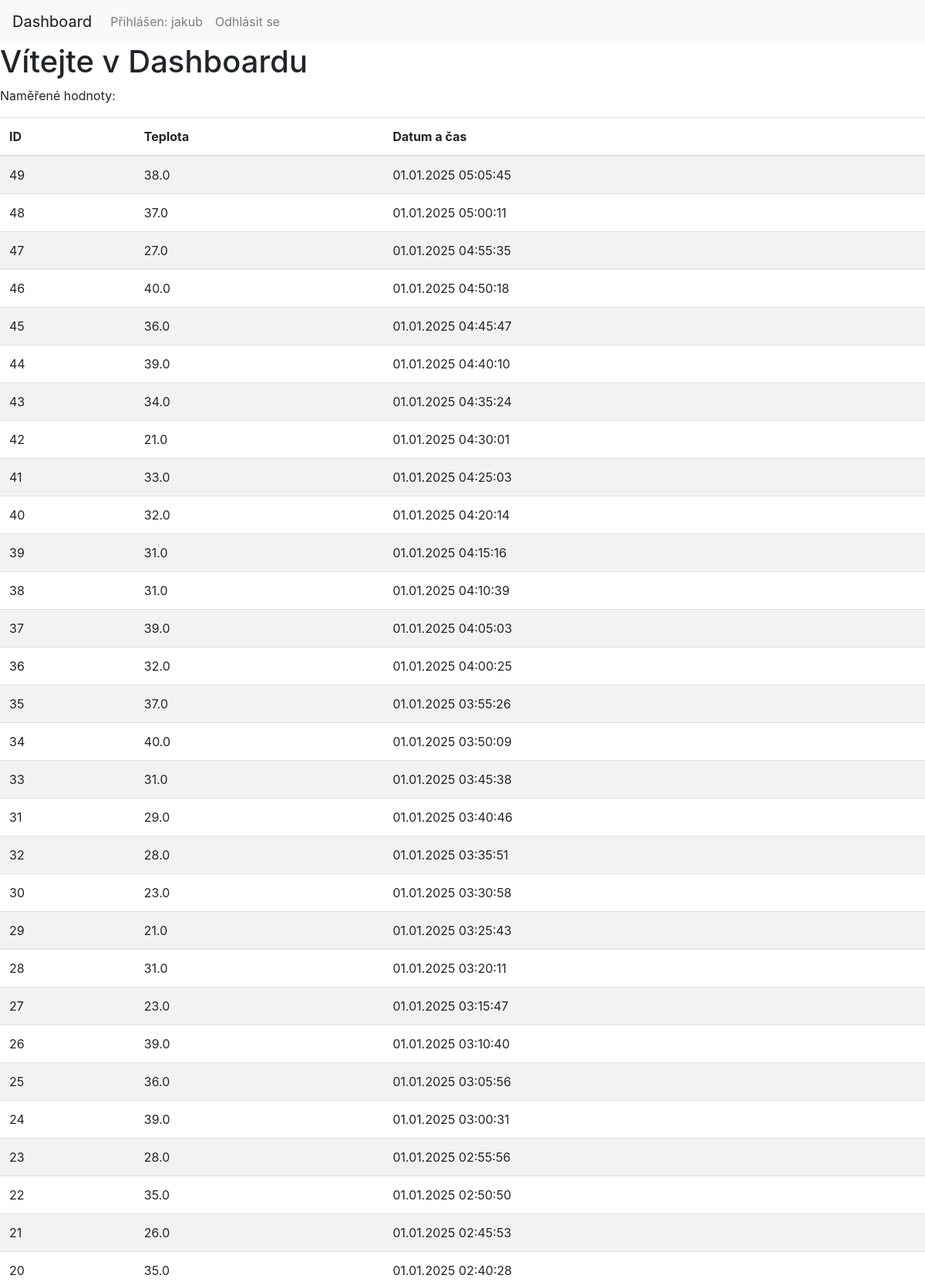
Screenshot of /dashboard?sort=desc (signed in, upper part) with the database file from the repository.
### database.py (models this page shows)
class User(db.Model, UserMixin):
    __tablename__ = 'Users'
    id = db.Column(db.Integer, primary_key=True)
    username = db.Column(db.String(50), unique=True, nullable=False)
    password = db.Column(db.String(50), nullable=False)

class Data(db.Model, UserMixin):
    __tablename__ = 'Data'
    id = db.Column(db.Integer, primary_key=True)
    temperature = db.Column(db.Float, nullable=False)
    created_at = db.Column(db.DateTime, default=datetime.utcnow())

### app.py (the view)
@app.route('/dashboard')
@login_required
def dashboard():
    sort_order = request.args.get('sort', 'asc').lower()
    if sort_order == 'desc':
        data = Data.query.order_by(Data.created_at.desc()).all()
    else:
        data = Data.query.order_by(Data.created_at.asc()).all()
    return render_template('dashboard.html', data=data)

### app.py (called while the page is built)
@login_manager.user_loader
def load_user(user_id):
    return User.query.get(int(user_id))

### templates/dashboard.html (shortened to what this page needs)
{% extends 'layout.html' %}
{% block content %}
<h1>Vítejte v Dashboardu</h1>
<p>Naměřené hodnoty:</p>
<table class="table table-striped">
  <thead>
    <tr>
      <th>ID</th>
      <th>Teplota</th>
      <th>Datum a čas</th>
    </tr>
  </thead>
  <tbody>
    {% for row in data %}
    <tr>
      <td>{{ row.id }}</td>
      <td>{{ row.temperature }}</td>
      <td>{{ row.created_at.strftime('%d.%m.%Y %H:%M:%S') }}</td>
    </tr>
    {% endfor %}
  </tbody>
</table>
{% endblock %}

### templates/layout.html (shortened to what this page needs)
<!DOCTYPE html>
<html lang="cs">
<head>
  <link rel="stylesheet" href="https://stackpath.bootstrapcdn.com/bootstrap/4.5.2/css/bootstrap.min.css">
</head>
<body>
  <nav class="navbar navbar-expand-lg navbar-light bg-light">
    <a href="{{ url_for('dashboard') }}" class="navbar-brand" href="/">
            Dashboard</a>
        <div class="collapse navbar-collapse">
            <ul class="navbar-nav">
                {% if current_user.is_authenticated %}
                  <li class="nav-item"><a class="nav-link" href="#">Přihlášen: {{ current_user.username }}</a></li>
                  <li class="nav-item"><a class="nav-link" href="{{ url_for('logout') }}">Odhlásit se</a></li>
                {% else %}
                  <li class="nav-item"><a class="nav-link" href="{{ url_for('login') }}">Přihlášení</a></li>
                  <li class="nav-item"><a class="nav-link" href="{{ url_for('register') }}">Registrace</a></li>
                {% endif %}
            </ul>
        </div>
  </nav>
  <div>
    {% block content %}{% endblock %}
  </div>
</body>
</html>

### rows the page displays
User: username "jakub"
Data: id "49", temperature "38.0", created_at "01.01.2025 05:05:45"
Data: id "48", temperature "37.0", created_at "01.01.2025 05:00:11"
Data: id "47", temperature "27.0", created_at "01.01.2025 04:55:35"
Data: id "46", temperature "40.0", created_at "01.01.2025 04:50:18"
Data: id "45", temperature "36.0", created_at "01.01.2025 04:45:47"
Data: id "44", temperature "39.0", created_at "01.01.2025 04:40:10"
Data: id "43", temperature "34.0", created_at "01.01.2025 04:35:24"
Data: id "42", temperature "21.0", created_at "01.01.2025 04:30:01"
Data: id "41", temperature "33.0", created_at "01.01.2025 04:25:03"
Data: id "40", temperature "32.0", created_at "01.01.2025 04:20:14"
Data: id "39", temperature "31.0", created_at "01.01.2025 04:15:16"
Data: id "38", temperature "31.0", created_at "01.01.2025 04:10:39"
Data: id "37", temperature "39.0", created_at "01.01.2025 04:05:03"
Data: id "36", temperature "32.0", created_at "01.01.2025 04:00:25"
Data: id "35", temperature "37.0", created_at "01.01.2025 03:55:26"
Data: id "34", temperature "40.0", created_at "01.01.2025 03:50:09"
Data: id "33", temperature "31.0", created_at "01.01.2025 03:45:38"
Data: id "31", temperature "29.0", created_at "01.01.2025 03:40:46"
Data: id "32", temperature "28.0", created_at "01.01.2025 03:35:51"
Data: id "30", temperature "23.0", created_at "01.01.2025 03:30:58"
Data: id "29", temperature "21.0", created_at "01.01.2025 03:25:43"
Data: id "28", temperature "31.0", created_at "01.01.2025 03:20:11"
Data: id "27", temperature "23.0", created_at "01.01.2025 03:15:47"
Data: id "26", temperature "39.0", created_at "01.01.2025 03:10:40"
Data: id "25", temperature "36.0", created_at "01.01.2025 03:05:56"
Data: id "24", temperature "39.0", created_at "01.01.2025 03:00:31"
Data: id "23", temperature "28.0", created_at "01.01.2025 02:55:56"
Data: id "22", temperature "35.0", created_at "01.01.2025 02:50:50"
Data: id "21", temperature "26.0", created_at "01.01.2025 02:45:53"
Data: id "20", temperature "35.0", created_at "01.01.2025 02:40:28"
